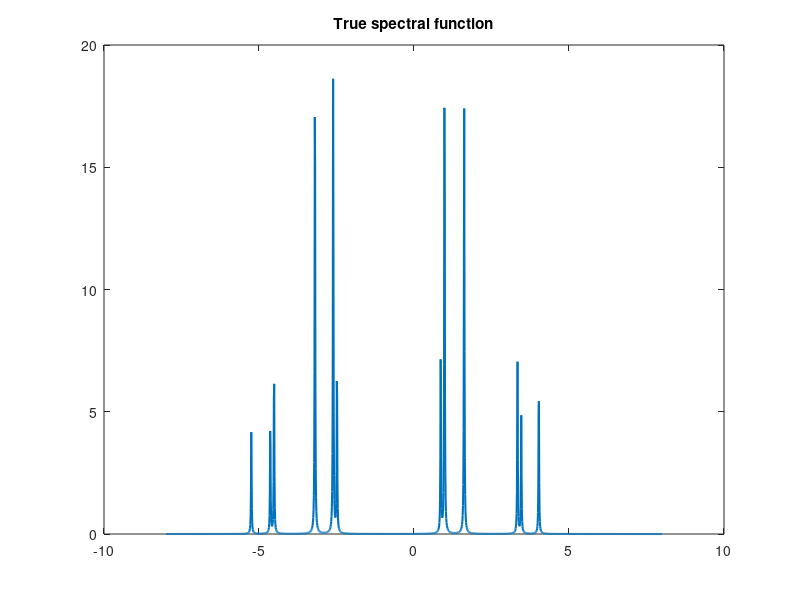

The MATLAB script that drew this image: (Note: this script raises an error after producing the figure.)
clear

%%
load("data_clean.mat")
% We have loaded the following quantities:
%load the Matsubara frequencies zM: a real-valued 1*NM array.
%   NM is the number of Matsubara frequencies.
%load the Matsubara data GM, GM is NM*Norb*Norb complex-valued.
%   Norb is the number of orbitals
%load the real frequency mesh Omg, a real-valued 1*Nomg array.
%load the true value of Spectral function Spec_true, evaluated at Omg+1i*0.01.
%load the true value of Green's function Greenstrue, evaluated at Omg+1i*0.01.
%   Greenstrue is Nomg*Norb*Norb complex-valued.

[NM,Norb,~] = size(GM);


% plot true spectral function
figure
plot(Omg,Spec_true,'linewidth',1.5)
title("True spectral function")
drawnow




%% no Projection step since data is clean (noiseless)
fprintf("No Projection step since data is clean (noiseless).\n")
%% Estimation step
eps_p=1;
pol_ini=[];
GM_trace = zeros(size(squeeze(GM(:,1,1))));
for orb = 1:Norb
    GM_trace = GM_trace +squeeze(GM(:,orb,orb));
end
[r,poles] = aaa(GM_trace,1j*zM);
poles(abs(imag(poles))>eps_p)=[];
pol = real(poles);
pol_ini = [pol_ini;pol];
pol_ini = unique(sort(pol_ini));

fprintf("Estimation step: done.\n")





%% Semidefinite relaxation step
options = optimoptions('fminunc','Algorithm','quasi-Newton','SpecifyObjectiveGradient',true);
options.Display = 'iter';options.MaxIterations=300; 


fprintf("Conducting semidefinite relaxation fitting ...   ")
if options.Display == 'none'
    fprintf("The optimization details have been turned off. \n")
elseif options.Display == 'iter'
    fprintf("The optimization details are being displayed.\n")
end
tic
[polM_here,XM,errM, Spec_calc,Greens_calc] = SDR_FIT(pol_ini,GM,zM,Norb,Omg,options);
t1 = toc;
fprintf(sprintf("SDR fitting done in %f seconds!\n",t1))
    

%% plot the result for spectral functions and non-diagonal entry G13
figure
subplot(2,1,1)
plot(Omg,Spec_true,'linewidth',1.5)
hold on
plot(Omg,Spec_calc,'r--','linewidth',1.5)
legend('true spectrum','calculation result')
title("Spectrum")


subplot(2,1,2)
plot(Omg,real(squeeze(Greenstrue(:,1,3))),'linewidth',1.5)
hold on
plot(Omg,real(squeeze(Greens_calc(:,1,3))),'r--','linewidth',1.5)

legend('true value','calculation result')
title("Re(G_{13})")